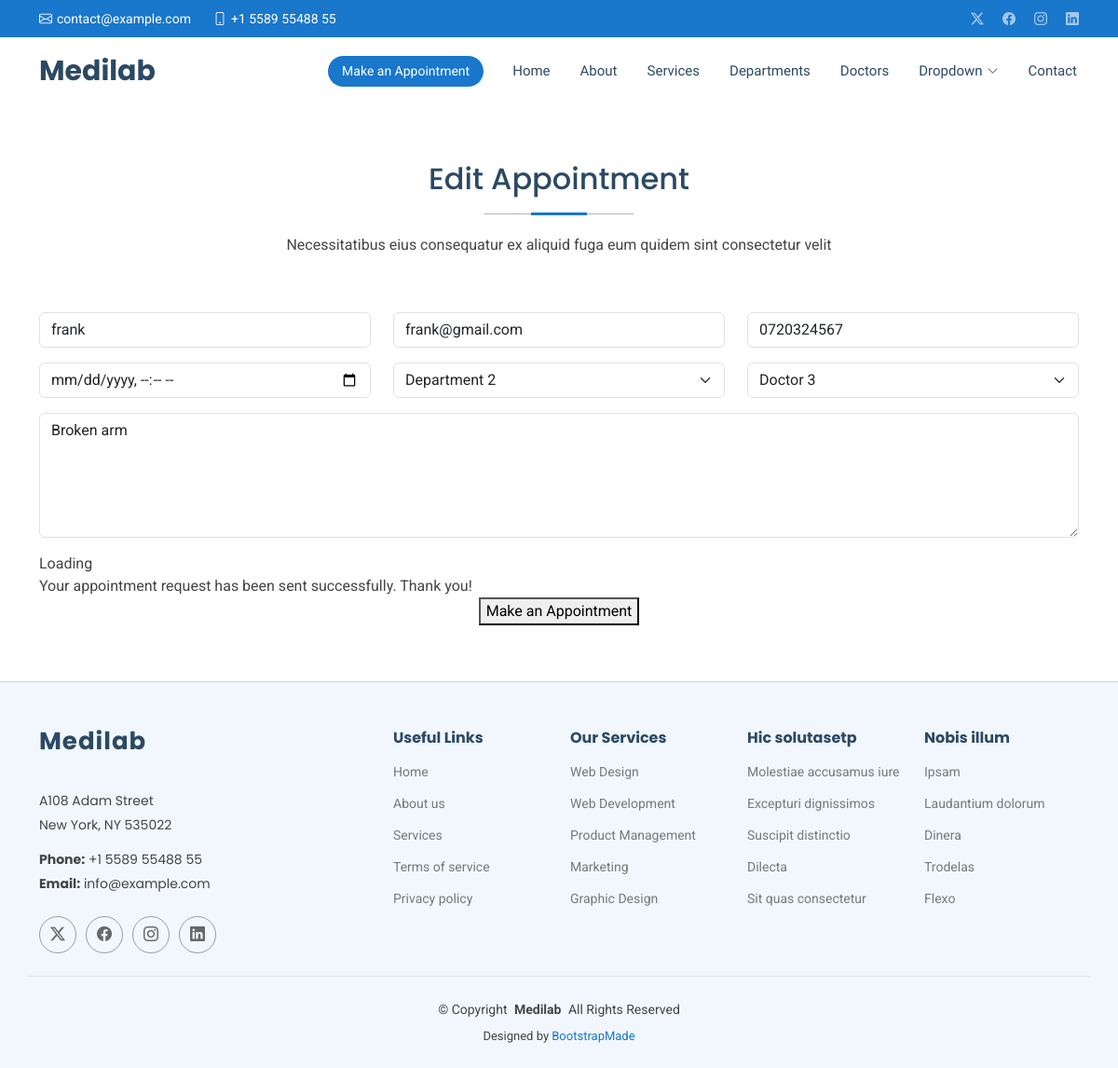
Before: /edit/2 with the older database file.
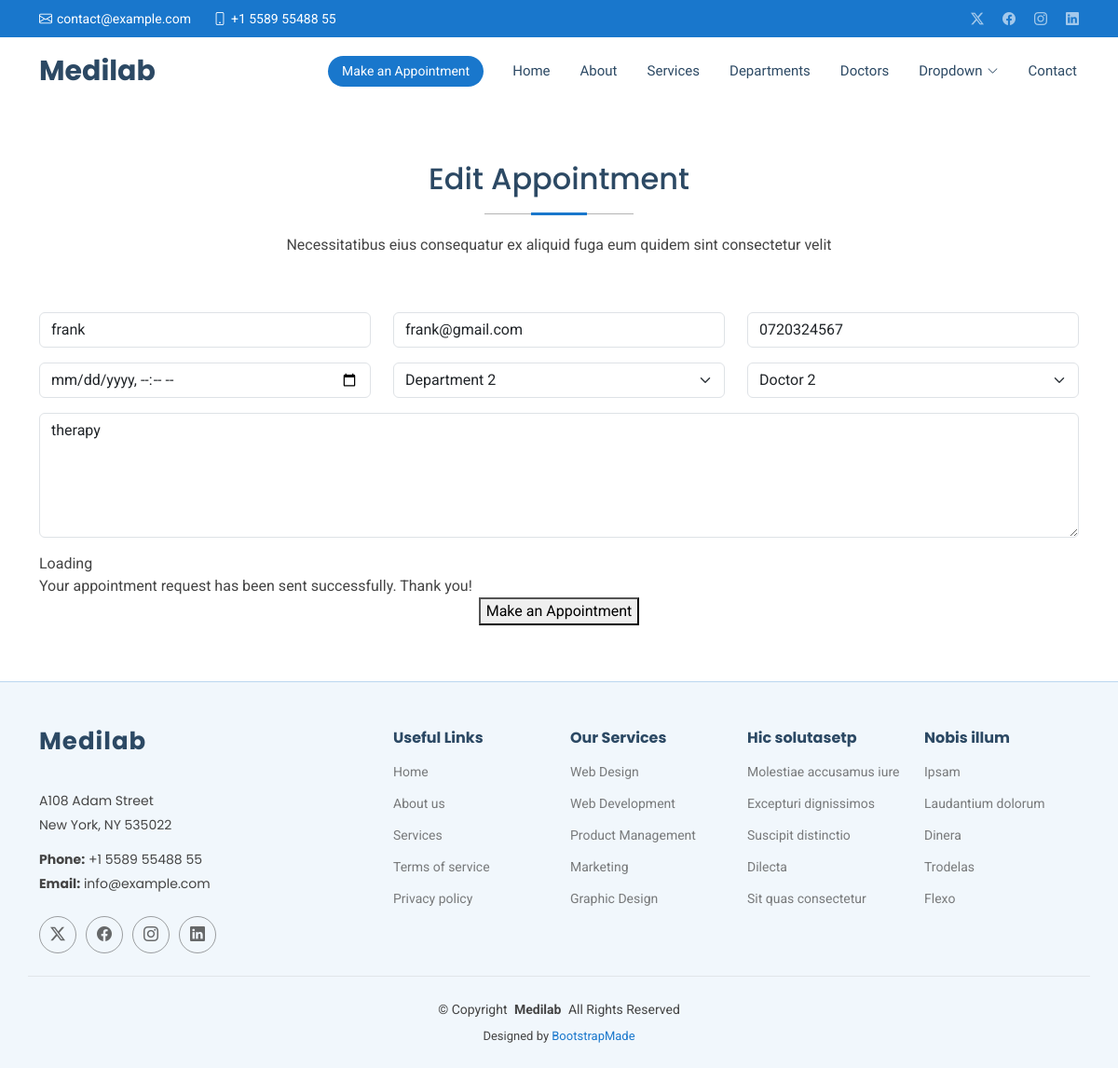
After: the same page with the newer database file.
### Hospitalapp/models.py (models this page shows, shortened)
class Appointment(models.Model):
    name = models.CharField(max_length=50)
    email = models.EmailField()
    phone = models.CharField(max_length=15)
    date = models.DateTimeField()
    department = models.CharField(max_length=50)
    doctor = models.CharField(max_length=50)
    message = models.TextField()

### Hospitalapp/views.py (the view)
# urls.py: path('edit/<int:id>', views.edit, name='edit'),
def edit(request,id):
    editinfo = get_object_or_404(Appointment, id=id)
    if request.method == "POST":
        editinfo.name = request.POST.get('name')
        editinfo.email = request.POST.get('email')
        editinfo.phone = request.POST.get('phone')
        editinfo.date = request.POST.get('date')
        editinfo.department = request.POST.get('department')
        editinfo.doctor = request.POST.get('doctor')
        editinfo.message = request.POST.get('message')
        editinfo.save()
        return redirect('/show')
    else:
        return render(request,'edit.html',{'editinfo':editinfo})

### Templates/edit.html (shortened to what this page needs)
{% extends 'starter-page.html'%}
{% load static %}
{% block content %}
     <section id="appointment" class="appointment section">
      <div class="container section-title" data-aos="fade-up">
        <h2>Edit Appointment</h2>
        <p>Necessitatibus eius consequatur ex aliquid fuga eum quidem sint consectetur velit</p>
      </div>
      <div class="container" data-aos="fade-up" data-aos-delay="100">
        <form method="post">
          <div class="row">
            <div class="col-md-4 form-group">
              <input type="text" value="{{ editinfo.name }}" name="name" class="form-control" id="name" placeholder="Your Name" required="">
            </div>
            <div class="col-md-4 form-group mt-3 mt-md-0">
              <input type="email" value="{{ editinfo.email }}" class="form-control" name="email" id="email" placeholder="Your Email" required="">
            </div>
            <div class="col-md-4 form-group mt-3 mt-md-0">
              <input type="tel" value="{{ editinfo.phone }}" class="form-control" name="phone" id="phone" placeholder="Your Phone" required="">
            </div>
          </div>
          <div class="row">
            <div class="col-md-4 form-group mt-3">
              <input type="datetime-local" name="date" class="form-control datepicker" id="date" placeholder="Appointment Date" required="">
            </div>
            <div class="col-md-4 form-group mt-3">
              <select name="department" id="department" class="form-select" required="">
                <option value="Department 2" {% if editinfo.department == "Department 2" %}selected{% endif %}>Department 2</option>
              </select>
            </div>
            <div class="col-md-4 form-group mt-3">
              <select name="doctor" id="doctor" class="form-select" required="">
                <option value="Doctor 2" {% if editinfo.doctor == "Doctor 2" %}selected{% endif %}>Doctor 2</option>
                <option value="Doctor 3" {% if editinfo.doctor == "Doctor 3" %}selected{% endif %}>Doctor 3</option>
              </select>
            </div>
          </div>
          <div class="form-group mt-3">
            <textarea class="form-control" name="message" rows="5" placeholder="Message (Optional)">{{ editinfo.message }}</textarea>
          </div>
          <div class="mt-3">
            <div class="loading">Loading</div>
            <div class="sent-message">Your appointment request has been sent successfully. Thank you!</div>
            <div class="text-center"><button type="submit">Make an Appointment</button></div>
          </div>
        </form>
      </div>
{% endblock %}

Changed rows visible on the page:
changed Appointment "frank": doctor "Doctor 3" → "Doctor 2"; message "Broken arm" → "therapy"
